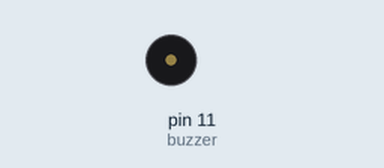
This sketch was run on a simulated Arduino Uno, built with avr-gcc and run on an emulated ATmega328P. Shown: buzzer (waves = sounding).

Above: at 0.1 s.
Timing chart, 0 to 1.6 s (numbered marks = the images above):
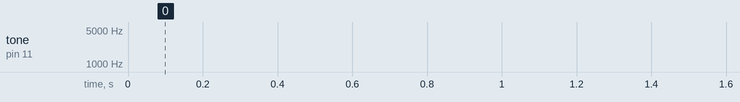

The sketch:

buzzer.ino
```cpp
/* Arduino tutorial - Buzzer / Piezo Speaker
   More info and circuit: http://www.ardumotive.com/how-to-use-a-buzzer-en.html
   Dev: Michalis Vasilakis // Date: 9/6/2015 // www.ardumotive.com */


const int buzzer = 11; //buzzer to arduino pin 9


void setup() {

  pinMode(buzzer, OUTPUT); // Set buzzer - pin 9 as an output

}

void loop() {
  for (int i = 0; 5000 - i; ) {
    tone(buzzer, i);
    delay(5);
    ++i;
  }
  for (int i = 5000; i; ) {
    tone(buzzer, i);
    delay(5);
    --i;
  }
}
```
